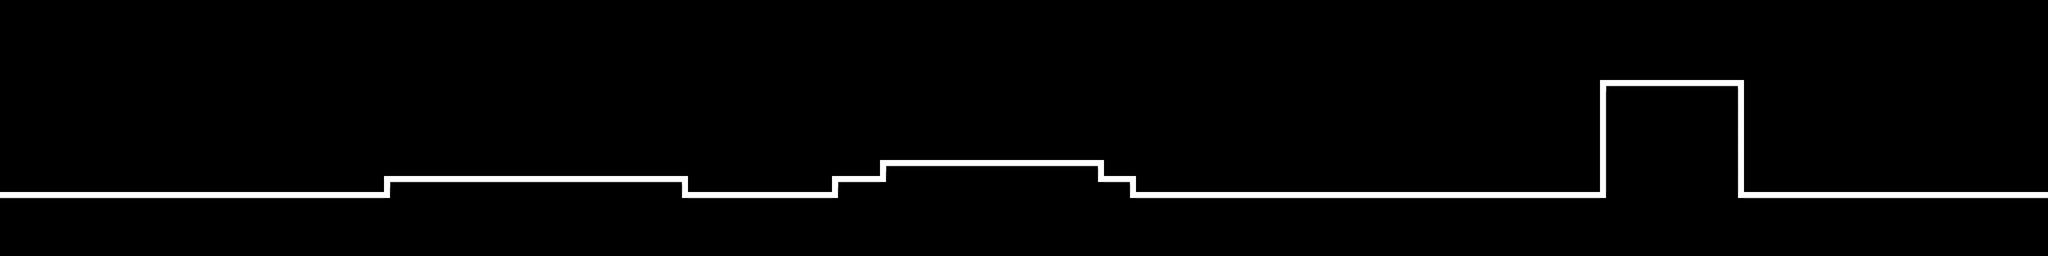

Below is a game level as drawn by its tile map, then a one-line description and the .tmx that defines it (tile-layer data replaced by summaries):
An orthogonal 128x16 tile map with 32x32 px tiles, 2 tile layers (Ground, Blocks) and 7 objects (3x speed, 2x kill, flag).

<map version="1.0" orientation="orthogonal" renderorder="right-down" width="128" height="16" tilewidth="32" tileheight="32" nextobjectid="33">
 <tileset firstgid="1" name="iTideSprites" tilewidth="32" tileheight="32">
  <image source="iTideSprites.png" width="192" height="192" />
  <tile id="18">
   <properties>
    <property name="sprite" value="flag2" />
   </properties>
  </tile>
  <tile id="24">
   <properties>
    <property name="sprite" value="flag2" />
   </properties>
  </tile>
 </tileset>
 <layer name="Ground" width="128" height="16">
  <data>[2048 cells, 148 non-empty, 7 distinct tile ids]</data>
 </layer>
 <layer name="Blocks" width="128" height="16">
  <data>[2048 cells, 0 non-empty, 0 distinct tile ids]</data>
 </layer>
 <objectgroup name="Items">
  <object id="25" type="flag" gid="19" x="3162.67" y="383.667">
   <properties>
    <property name="sprite" value="flag" />
   </properties>
  </object>
  <object id="26" gid="26" x="2516" y="264" />
  <object id="27" type="speed" gid="20" x="1025" y="347.5">
   <properties>
    <property name="sprite" value="clock" />
   </properties>
  </object>
  <object id="28" type="kill" gid="21" x="1504.5" y="378.5">
   <properties>
    <property name="sprite" value="arrowBack" />
   </properties>
  </object>
  <object id="30" type="speed" gid="20" x="518" y="379.5">
   <properties>
    <property name="sprite" value="clock" />
   </properties>
  </object>
  <object id="31" type="speed" gid="20" x="1901" y="259.5">
   <properties>
    <property name="sprite" value="clock" />
   </properties>
  </object>
  <object id="32" type="kill" gid="21" x="2585.5" y="379.5">
   <properties>
    <property name="sprite" value="arrowBack" />
   </properties>
  </object>
 </objectgroup>
</map>
